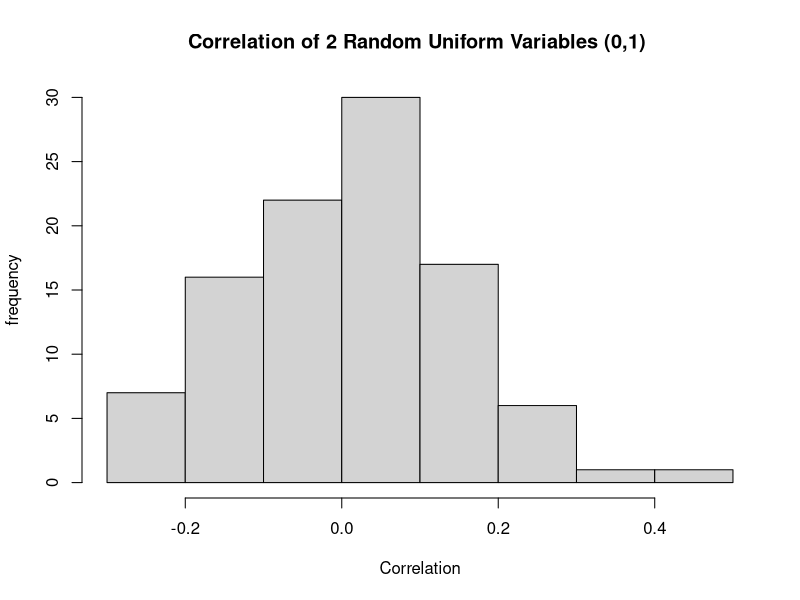

Here is the R script that generated this plot: (Note: this script raises an error after producing the figure.)
## ---- chunk 1
knitr::opts_chunk$set(echo = TRUE)
library("tibble")
## ---- chunk 2

#1. Define a table of size num_datasets
# tribble is just a convenience function for defining a data table
# here we're just defining the columns
table_for_analysis <- tribble(
   ~ generation_method, ~ noise_type, ~ corr)

num_datasets = 100

#2. Do num_datasets times:
 for (i in 1:num_datasets){
    #  2.1 Declare factors and sample them from some range or distribution
    generation_technique = "uniform_random"
    
    #  2.2 Use factors to simulate a dataset
    dataset_size = 50
    simulated_dataset = tibble (
      x = runif(dataset_size, 0, 1),
      y = runif(dataset_size, 0, 1))
    
    #  2.3 Use the simulated dataset as an input to the calculation method
    correlation <- cor(simulated_dataset$x, simulated_dataset$y)
    
    #  2.4 In the table, store the calculation method's result(s) and the factors used to generate the dataset
    table_for_analysis <- add_row(table_for_analysis,
      generation_method = generation_technique,
      corr = correlation )
}
  
#3. Analyze the table with plots

hist(table_for_analysis$corr,
     xlab='Correlation',ylab='frequency',
     main='Correlation of 2 Random Uniform Variables (0,1) ')

ggplot(data = table_for_analysis, mapping = aes(x = corr)) +
  geom_histogram(bins = 20, fill = "purple") +
  coord_cartesian(xlim = c(-1,1))


## ---- chunk 3
#3. Analyze the table with plots

hist(table_for_analysis$corr,
     xlab='Correlation',ylab='frequency',
     main='Correlation of 2 Random Uniform Variables (0,1) ')

ggplot(data = table_for_analysis, mapping = aes(x = corr)) +
  geom_histogram(bins = 20, fill = "purple") +
  coord_cartesian(xlim = c(-1,1))
#4. Analyze the table with models

#5. Do quality checks on steps 1-4
# will do later


## ---- chunk 4

#1. Define a table of size num_datasets
table_for_analysis <- tribble(
   ~ generation_method,
   ~ noise_scale, ~noise_center, ~ noise_type,
   ~ corr)

num_datasets = 1000

#2. Do num_datasets times:
 for (i in 1:num_datasets){
    #  2.1 Declare factors and sample them from some range or distribution
    noise_scale = 1
    noise_center = .5
    random_low = noise_center - (noise_scale/2)
    random_high = noise_center + (noise_scale/2)
    
    #  2.2 Use factors to simulate a dataset
    dataset_size = 50
    simulated_dataset = tibble (
      x = runif(dataset_size, random_low, random_high),
      y = runif(dataset_size, random_low, random_high))
    
    #  2.3 Use the simulated dataset as an input to the calculation method
    correlation <- cor(simulated_dataset$x, simulated_dataset$y)
    
    #  2.4 In the table, store the calculation method's result(s) and the factors used to generate the dataset
    table_for_analysis <- add_row(table_for_analysis,
      generation_method = "random",
      noise_scale  = 1,
      noise_center = .5,
      noise_type = "random",
      corr = correlation )
}
